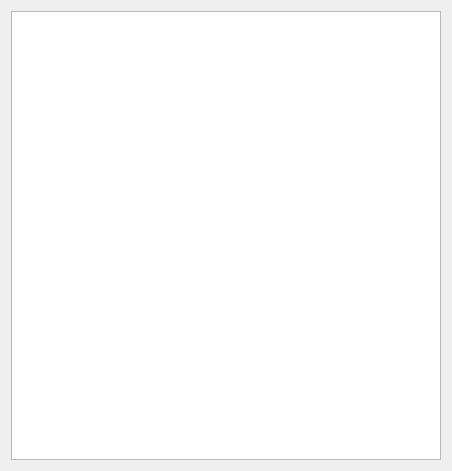
<?xml version="1.0" encoding="UTF-8"?>
<ui version="4.0">
 <class>Explorer</class>
 <widget class="QWidget" name="Explorer">
  <property name="geometry">
   <rect>
    <x>0</x>
    <y>0</y>
    <width>452</width>
    <height>471</height>
   </rect>
  </property>
  <property name="windowTitle">
   <string>Form</string>
  </property>
  <layout class="QGridLayout" name="gridLayout">
   <item row="0" column="0">
    <widget class="QTableWidget" name="tableWidget">
     <attribute name="horizontalHeaderCascadingSectionResizes">
      <bool>false</bool>
     </attribute>
     <attribute name="horizontalHeaderStretchLastSection">
      <bool>true</bool>
     </attribute>
    </widget>
   </item>
  </layout>
 </widget>
 <resources/>
 <connections/>
</ui>
